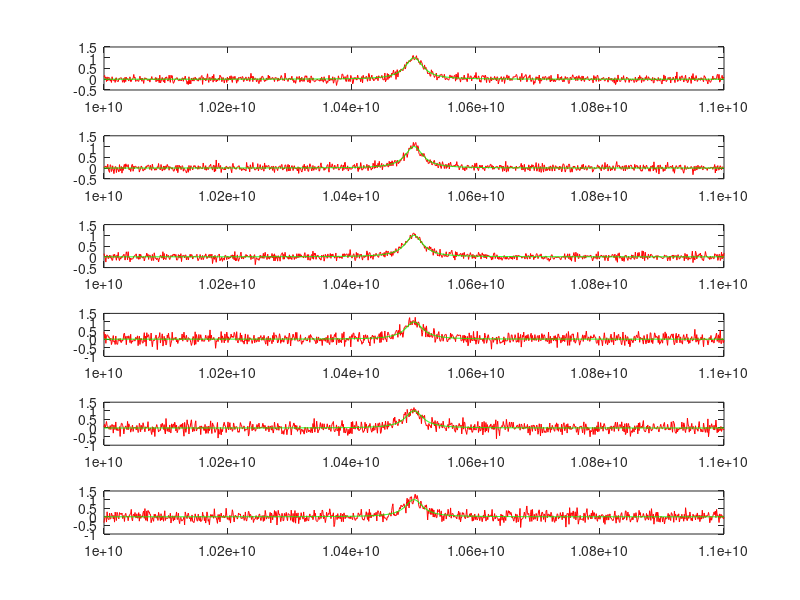

Reproduce this figure in MATLAB.
clear 
clc
close all

% Set up the initial conditions
f=10e9:1e6:11e9; % Investigate frequencies between 10 GHz and 11 GHz
fb=10.5e9; % Set the Brillouin frequency at 10.5 GHz
delf=35e6; % The gain profile has a 35 MHz width
amp=1; % Set the initial amplitude to 1
y=zeros(3,3);

% Add more noise (0.1)
disp('Noise @ 0.1')
for i=1:1:3
    bg=amp*(1+4*((f-fb)./delf).^2).^-1; % Calculate the Brillouin gain over the frequency range
lnoise=randn(size(f)); %Calculate the normally distributed noise
measured=0.1*lnoise+bg; % Add noise of standard deviation 0.1 to the gain profile
subplot(6,1,i)
plot(f,measured,'r',f,bg,'g'); % Plot the clean and the noisy data on the same graph
brillouin2=@(x) sum((measured-x(1)*(1+4*((f-x(2)*1e10)./(x(3)*1e7)).^2).^-1).^2);
[x,fval,exitflag,output]=fminsearch(brillouin2,[1,1.05,3.5]);
y(i,:)= x(1,:);
end
disp(y);

% Add more noise (0.2)
disp('Noise @ 0.2')
for i=4:1:6
    bg=amp*(1+4*((f-fb)./delf).^2).^-1; % Calculate the Brillouin gain over the frequency range
lnoise=randn(size(f)); %Calculate the normally distributed noise
measured=(0.2*lnoise)+bg; % Add noise of standard deviation 0.1 to the gain profile
subplot(6,1,i)
plot(f,measured,'r',f,bg,'g'); % Plot the clean and the noisy data on the same graph
brillouin2=@(x) sum((measured-x(1)*(1+4*((f-x(2)*1e10)./(x(3)*1e7)).^2).^-1).^2);
[x,fval,exitflag,output]=fminsearch(brillouin2,[1,1.05,3.5]);
y2((i-3),:)= x(1,:);
end
disp(y2);